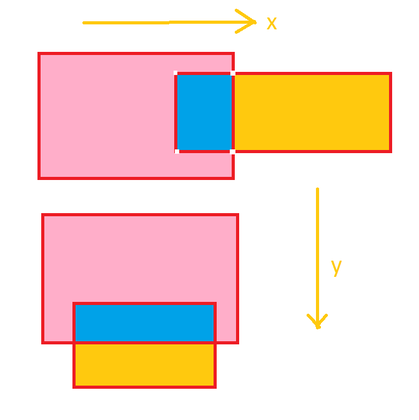
%> input picture img31.png, 419 x 420 px, shrunk from 671 x 672 before the run
$ octave s_main.m   (GNU Octave 9; MATLAB toolbox functions it lacks are replaced by stand-ins)
%> lines starting %> are read from the running program, lines starting %| are printed output that depends on the picture
### f_warp.m
function [I2] = f_warp(I,H)
   [r1,c1] = size(I);

    P      = H * [1 1 r1 r1;1 c1 1 c1;1 1 1 1];
    P      = P./P(3,:);
    P(3,:) = [];

    mins   = min(P,[],2);
    minR   = ceil(mins(1));
    minC   = ceil(mins(2));

    maxs   = max(P,[],2);
    maxR   = maxs(1);
    maxC   = maxs(2);

    r      = maxR - minR +1;
    c      = maxC - minC +1;

    I2     = zeros(ceil(r),ceil(c));
    invH   = pinv(H);
    for i  = minR:maxR
        for j  = minC:maxC

            P2 = invH * [i; j; 1]; %#ok<MINV>
            P2 = f_dehom(P2);

            if( floor(P2(1))>=1 && floor(P2(2))>=1 && ceil(P2(1))<=r1 && ceil(P2(2))<=c1 )

                intent                = [I(floor(P2(1)),floor(P2(2))) I(floor(P2(1)),ceil(P2(2))) I(ceil(P2(1)),floor(P2(2))) I(ceil(P2(1)),ceil(P2(2)))];
                I2(i-minR+1,j-minC+1) = f_weightedAverageofIntensity(P2,intent);
            end

        end

    end

end

### f_getCorners.m
function corners = f_getCorners(Payramid)
    corners = [];
    range = size(Payramid,2);
    for k = 1:range
        Ix = f_derivateOfImage(Payramid{k},1);
        Iy = f_derivateOfImage(Payramid{k},2);

        for i = 2:size(Payramid{k},1)-1
            for j = 2:size(Payramid{k},2)-1
                       vect= [Ix(i-1,j-1) Iy(i-1,j-1); Ix(i-1,j)   Iy(i-1,j);
                              Ix(i-1,j+1) Iy(i-1,j+1); Ix(i,j-1)   Iy(i,j-1);
                              Ix(i,j)     Iy(i,j)  ;   Ix(i-1,j+1) Iy(i-1,j+1);
                              Ix(i+1,j-1) Iy(i+1,j-1); Ix(i+1,j)   Iy(i+1,j);
                              Ix(i+1,j+1) Iy(i+1,j+1)  ];

                sum_mat    = f_sum_matrix(vect);
                [~,minima] = f_maximaAndMinima(sum_mat);
                %corners = [corners ; maxima];
                if(minima>0.1056+0.1)
                    vect    = [i,j,k];
                    corners = [corners;vect]; %#ok<AGROW>
                end
            end
        end

    end

end


% [9 lines left out: function f_sum_matrix, not called in this run]

### f_derivateOfImage.m
function I = f_derivateOfImage(Img,option)
    I = [];
    if(option==2)
        I = Img(:,2:end)-Img(:,1:end-1);
        I = [I zeros(size(Img,1),1)];
    end
    if(option==1)
        I = Img(2:end,:)-Img(1:end-1,:);
        I = [I; zeros(1,size(Img,2))];
    end
end

### s_main.m
I1 = imread('img31.png');
%> I1 is the input picture: size 420x419x3 uint8; mean R, G, B 241.1, 218.2, 208.1
I1gray = rgb2gray(I1);
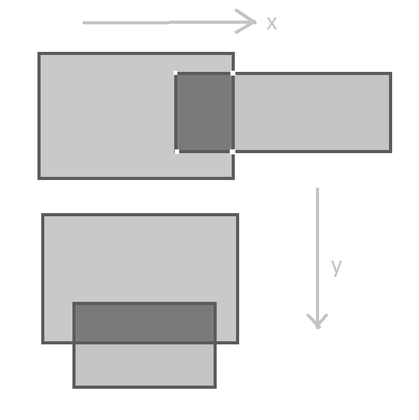
%> I1gray: size 420x419 uint8; min 71, max 255, mean 223.9
I1gray = im2double(I1gray);
%> I1gray: size 420x419 double
H = [0.5 0 0;0 0.5 0;0 0 1];
P1 = f_warp(I1gray,H);
%> after the loop in f_warp, `for i  = minR:maxR`:
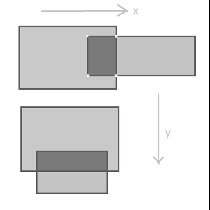
%> I2: size 210x210 double; min 0, max 1, mean 0.874
%> after the loop in f_warp, `for i  = minR:maxR`: intent = [1 1 1 1]
P2 = f_warp(P1,H);
%> call 2 of f_warp, with H = [0.5 0 0; 0 0.5 0; 0 0 1]
%> after the loop in f_warp (call 2), `for i  = minR:maxR`:
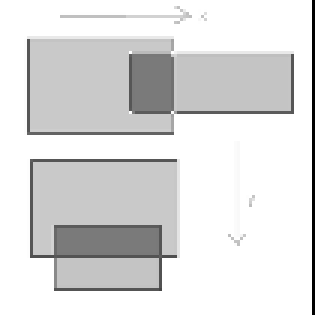
%> I2: size 105x105 double (shown 3 times larger); min 0, max 1, mean 0.869
%> after the loop in f_warp (call 2), `for i  = minR:maxR`: intent = [0 0 0 0]
P3 = f_warp(P2,H);
%> call 3 of f_warp, with H = [0.5 0 0; 0 0.5 0; 0 0 1]
%> after the loop in f_warp (call 3), `for i  = minR:maxR`:
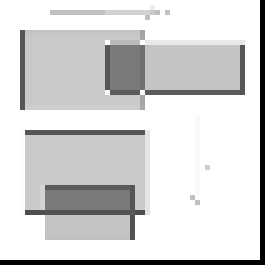
%> I2: size 53x53 double (shown 5 times larger); min 0, max 1, mean 0.838
%> after the loop in f_warp (call 3), `for i  = minR:maxR`: intent = [1 1 1 1]
Payramid = {I1gray};
%> Payramid = 1 item
 corner1 = f_getCorners(Payramid);
%> the loop in f_getCorners, `for k = 1:range` made 1 pass
%> pass 1, in f_derivateOfImage, `I = Img(2:end,:)-Img(1:end-1,:);`:
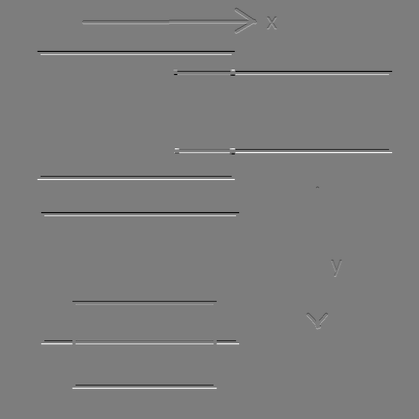
%> I: size 419x419 double; min -0.616, max 0.635, mean 1.21e-19; drawn with min black and max white
%> pass 1, in f_derivateOfImage (call 2), `I = Img(:,2:end)-Img(:,1:end-1);`:
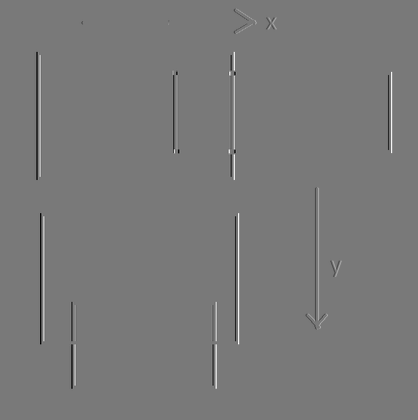
%> I: size 420x418 double; min -0.549, max 0.608, mean 2.21e-21; drawn with min black and max white
%> the run ends on the next line
